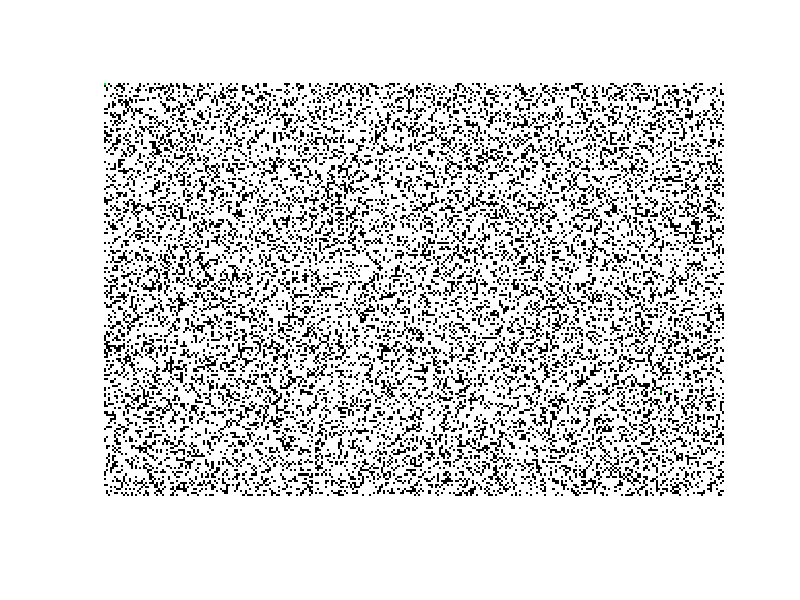

This figure's MATLAB source:
clear;clc;clf;
load cv_06a.mat;
%load cv_06b.mat;
problem.start_node = 1;
end_node = problem.end_node;

node_list = problem.node_list;
node_neighbors = problem.node_neighbors;
neighbors_distance = problem.neighbors_distance;
nr_nodes = length(node_list);
M = problem.M;
imshow(M,'InitialMagnification',1200);











